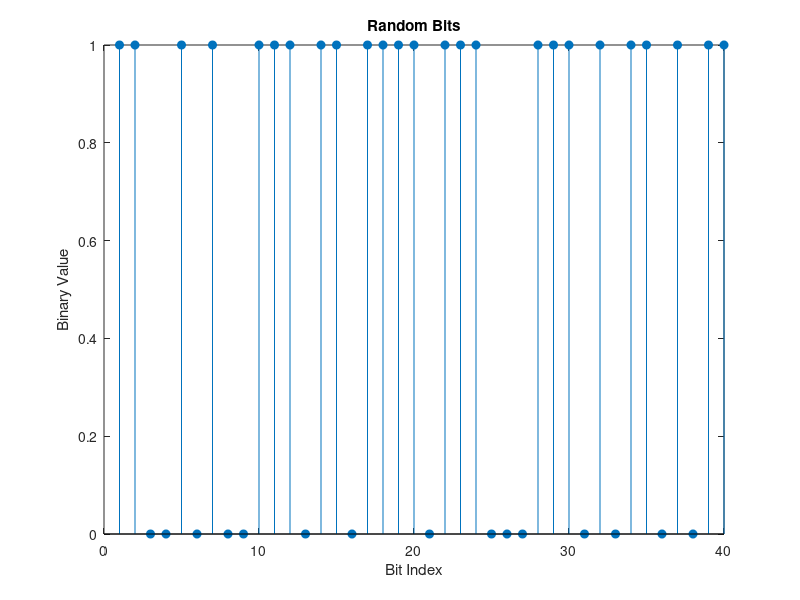
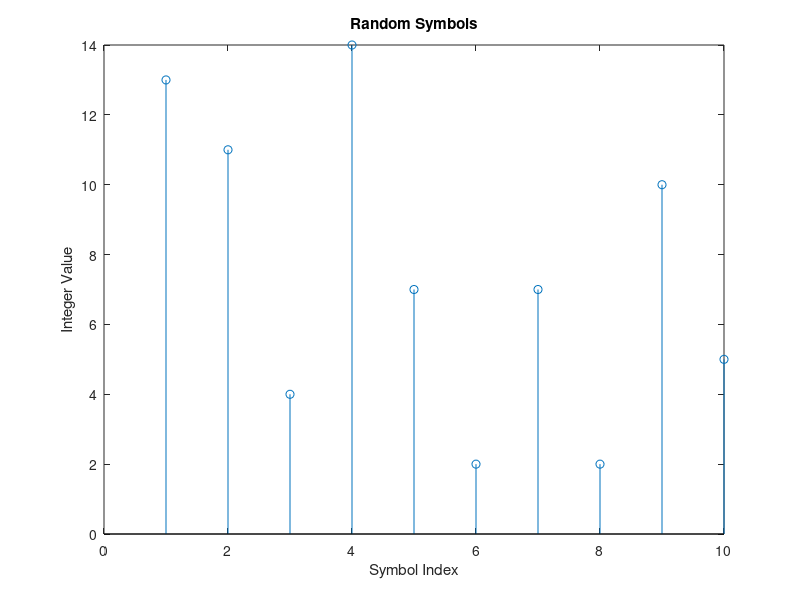
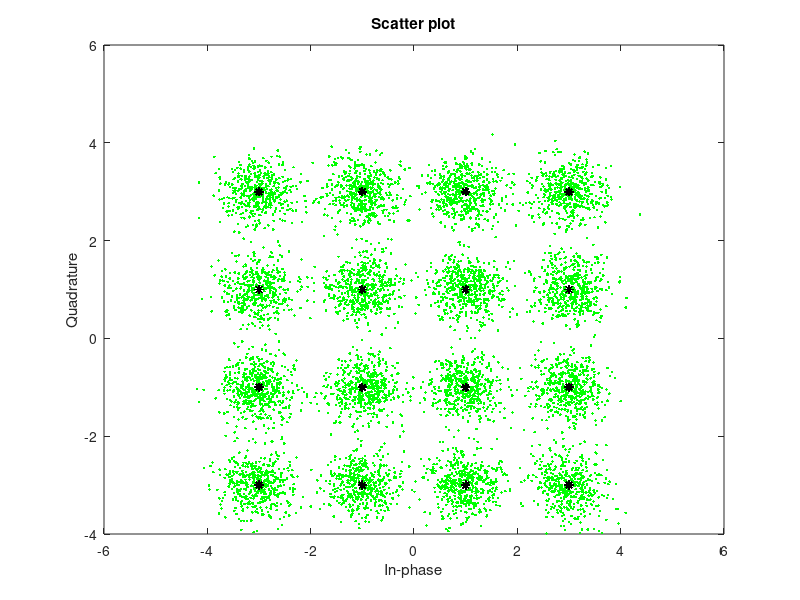

Recreate these plots in MATLAB, in order.
%% Generate a Random Binary Data Stream

% Define parameters.

M = 16;                     % Size of signal constellation
k = log2(M);                % Number of bits per symbol
n = 30000;                  % Number of bits to process
numSamplesPerSymbol = 1;    % Oversampling factor

% Create a binary data stream as a column vector.

rng('default')              % Use default random number generator
dataIn = randi([0 1],n,1);  % Generate vector of binary data

% Plot the first 40 bits in a stem plot.

stem(dataIn(1:40),'filled');
title('Random Bits');
xlabel('Bit Index'); ylabel('Binary Value');

%% Convert the Binary Signal to an Integer-Valued Signal
% Perform a bit-to-symbol mapping.

dataInMatrix = reshape(dataIn, length(dataIn)/4, 4); % Reshape data into binary 4-tuples
dataSymbolsIn = bi2de(dataInMatrix);                 % Convert to integers

% Plot the first 10 symbols in a stem plot.

figure; % Create new figure window.
stem(dataSymbolsIn(1:10));
title('Random Symbols');
xlabel('Symbol Index'); ylabel('Integer Value');

%% Modulate using 16-QAM

dataMod = qammod(dataSymbolsIn, M);

%% Add White Gaussian Noise
%Calculate the SNR when the channel has an Eb/N0 = 10 dB.

EbNo = 10;
snr = EbNo + 10*log10(k) - 10*log10(numSamplesPerSymbol);

% Pass the signal through the AWGN channel.

receivedSignal = awgn(dataMod, snr, 'measured');

%% Create a Constellation Diagram
% Use the scatterplot function to show the constellation diagram.

sPlotFig = scatterplot(receivedSignal, 1, 0, 'g.');
hold on
scatterplot(dataMod, 1, 0, 'k*', sPlotFig)

%% Demodulate 16-QAM
% Demodulate the received signal using the qamdemod function.

dataSymbolsOut = qamdemod(receivedSignal, M);

%% Convert the Integer-Valued Signal to a Binary Signal
% Reverse the bit-to-symbol mapping performed earlier.

dataOutMatrix = de2bi(dataSymbolsOut,k);
dataOut = dataOutMatrix(:);                 % Return data in column vector

%% Compute the System BER
% Use the error rate function to compute the error statistics and use fprintf to display the results.

[numErrors, ber] = biterr(dataIn, dataOut);
fprintf('\nThe bit error rate = %5.2e, based on %d errors\n', ...
    ber, numErrors)
